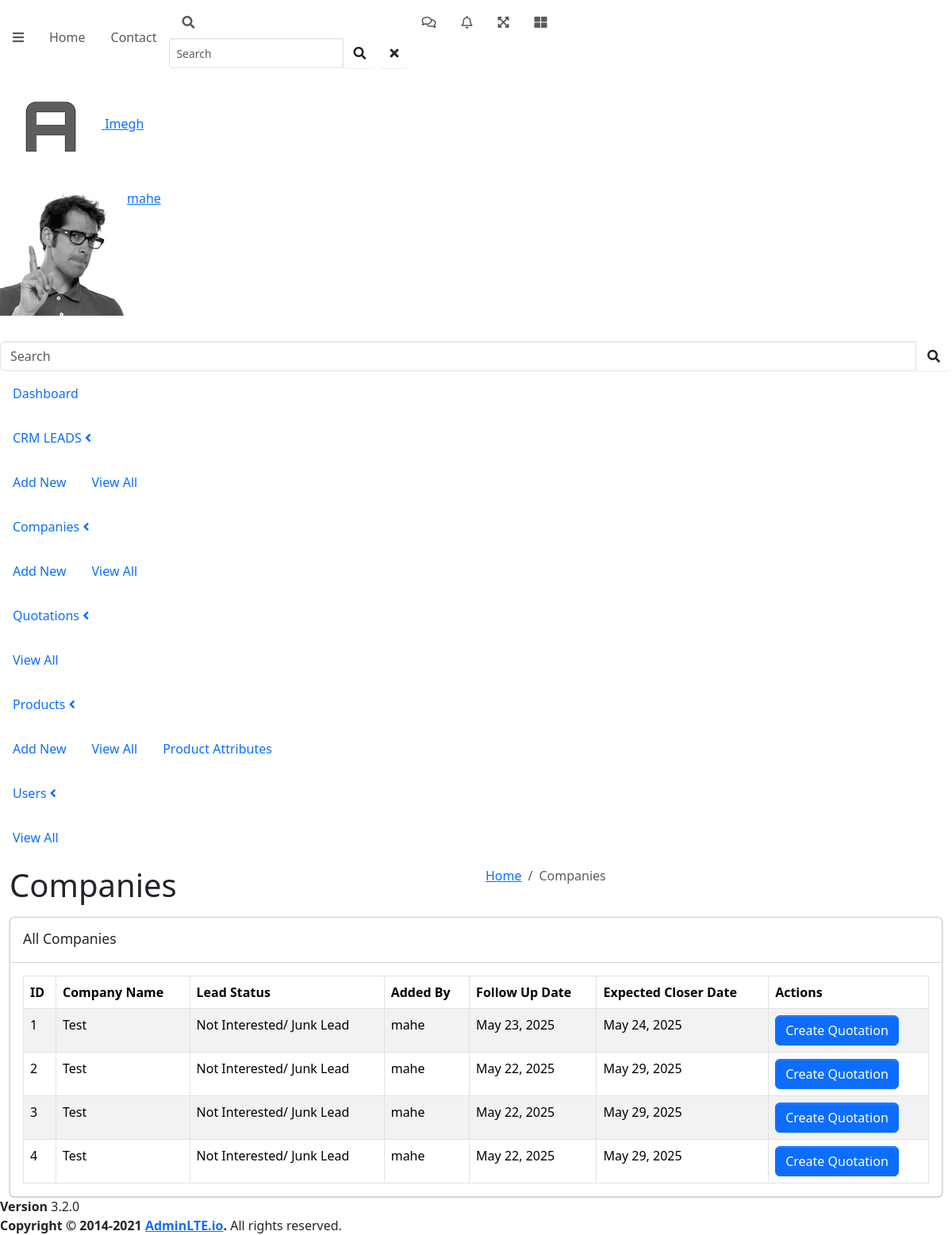
Screenshot of /admin/crmleads/index.php (signed in) with the database file from the repository.
### tables this page shows
CREATE TABLE `crmleads` (
  `id` int(11) NOT NULL,
  `added_by` int(100) NOT NULL,
  `company_id` int(11) DEFAULT NULL,
  `lead_status` varchar(100) NOT NULL,
  `lead_source` varchar(100) NOT NULL,
  `follow_up_date` date NOT NULL,
  `expected_closer` date NOT NULL,
  `website` varchar(255) DEFAULT NULL,
  `description` text NOT NULL,
  `created_at` datetime DEFAULT current_timestamp(),
  `updated_at` datetime DEFAULT current_timestamp() ON UPDATE current_timestamp()
);

CREATE TABLE `companies` (
  `id` int(11) NOT NULL,
  `name` varchar(255) NOT NULL,
  `client_name` varchar(255) NOT NULL,
  `country_code` varchar(10) DEFAULT NULL,
  `gst_no` varchar(50) DEFAULT NULL,
  `cin_no` varchar(100) DEFAULT NULL,
  `city` varchar(100) NOT NULL,
  `state` varchar(100) NOT NULL,
  `industry` varchar(100) NOT NULL,
  `email` varchar(255) NOT NULL,
  `phone` varchar(20) NOT NULL,
  `address` text NOT NULL,
  `pin_code` varchar(10) NOT NULL,
  `country` varchar(100) DEFAULT NULL,
  `pan_no` varchar(50) DEFAULT NULL,
  `website` varchar(200) DEFAULT NULL,
  `created_at` timestamp NOT NULL DEFAULT current_timestamp(),
  `updated_at` timestamp NOT NULL DEFAULT current_timestamp() ON UPDATE current_timestamp()
);

CREATE TABLE `users` (
  `id` int(11) NOT NULL,
  `name` varchar(200) DEFAULT NULL,
  `email` varchar(200) DEFAULT NULL,
  `gender` varchar(20) DEFAULT NULL,
  `username` varchar(100) NOT NULL,
  `password` varchar(255) NOT NULL,
  `role` enum('admin','user') NOT NULL DEFAULT 'user'
);

### includes/class.db.php (called while the page is built, shortened)
<?php
class DB
{
    private $link;
    public function __construct()
    {
        $this->link = new mysqli(DB_HOST, DB_USER, DB_PASS, DB_NAME);
    }
    public function get_row($query)
    {
        $query = $this->link->query($query);
        if (mysqli_error($this->link)) {
            $this->log_db_errors(mysqli_error($this->link), $query, 'Fatal');
            return false;
        } else {
            $r = mysqli_fetch_array($query, MYSQLI_ASSOC);
            return $r;
        }
    }
    public function get_results($query)
    {
        $row   = [];
        $query = $this->link->query($query);
        if (mysqli_error($this->link)) {
            $this->log_db_errors(mysqli_error($this->link), $query, 'Fatal');
            return false;
        } else {
            while ($r = mysqli_fetch_array($query, MYSQLI_ASSOC)) {
                $row[] = $r;
            }
            return $row;
        }
    }
}

### admin/crmleads/index.php (the view, shortened to what this page needs)
<?php
    $pageTitle = 'Companies';
    include '../../includes/header.php';
?>
<div class="row">
    <div class="col-12">
        <div class="card">
            <div class="card-header">
                <h3 class="card-title">All                                           <?php echo $pageTitle ?></h3>
                <div class="card-tools">
                    <button type="button" class="btn btn-tool" data-lte-toggle="card-collapse" title="Collapse">
                    </button>
                    <button type="button" class="btn btn-tool" data-lte-toggle="card-remove" title="Remove">
                    </button>
                </div>
            </div>
            <div class="card-body">
                <?php
                    $db    = new DB();
                    $query = "SELECT * FROM crmleads";
                    $leads = $db->get_results($query);
                ?>
                <table id="leadsTable" class="table table-bordered table-striped dttable">
                    <thead>
                        <tr>
                            <th>ID</th>
                            <th>Company Name</th>
                            <th>Lead Status</th>
                            <th>Added By</th>
                            <th>Follow Up Date</th>
                            <th>Expected Closer Date</th>
                            <th>Actions</th>
                        </tr>
                    </thead>
                    <tbody>
                        <?php foreach ($leads as $lead): ?>
                        <tr>
                            <td><?php echo htmlspecialchars($lead['id']) ?></td>
                            <?php
                                $companyId        = $lead['company_id'];
                                $companyNameQuery = "SELECT name FROM companies WHERE id = $companyId";
                                $companyName      = $db->get_row($companyNameQuery) ?? 'N/A';
                            ?>
                            <td><?php echo htmlspecialchars($companyName['name']) ?></td>
                            <td><?php echo htmlspecialchars($lead['lead_status']) ?></td>
                            <?php
                                $addedById        = $lead['added_by'];
                                $addedByNameQuery = "SELECT name FROM users WHERE id = $addedById";
                                $addedByName      = $db->get_row($addedByNameQuery) ?? 'N/A';
                            ?>
                            <td><?php echo htmlspecialchars($addedByName['name']) ?></td>
                            <td><?php echo htmlspecialchars(date('F j, Y', strtotime($lead['follow_up_date']))) ?></td>
                            <td><?php echo htmlspecialchars(date('F j, Y', strtotime($lead['expected_closer']))) ?></td>
                            <td> <a href="createquote.php?lead_id=<?php echo $lead['id']; ?>"
                                    class="btn btn-xs btn-primary">
                                    Create
                                    Quotation</a>
                            </td>
                        </tr>
                        <?php endforeach; ?>
                    </tbody>
                </table>
            </div>
        </div>
    </div>
</div>
<?php
    include '../../includes/footer.php';
?>

### rows the page displays
crmleads: id "1", company.name "Test", lead_status "Not Interested/ Junk Lead", users.name "mahe", follow_up_date "May 23, 2025", expected_closer "May 24, 2025"
crmleads: id "2", company.name "Test", lead_status "Not Interested/ Junk Lead", users.name "mahe", follow_up_date "May 22, 2025", expected_closer "May 29, 2025"
crmleads: id "3", company.name "Test", lead_status "Not Interested/ Junk Lead", users.name "mahe", follow_up_date "May 22, 2025", expected_closer "May 29, 2025"
crmleads: id "4", company.name "Test", lead_status "Not Interested/ Junk Lead", users.name "mahe", follow_up_date "May 22, 2025", expected_closer "May 29, 2025"

### other values shown
$_SESSION['user']['name'] "mahe"
$pageTitle "Companies"
